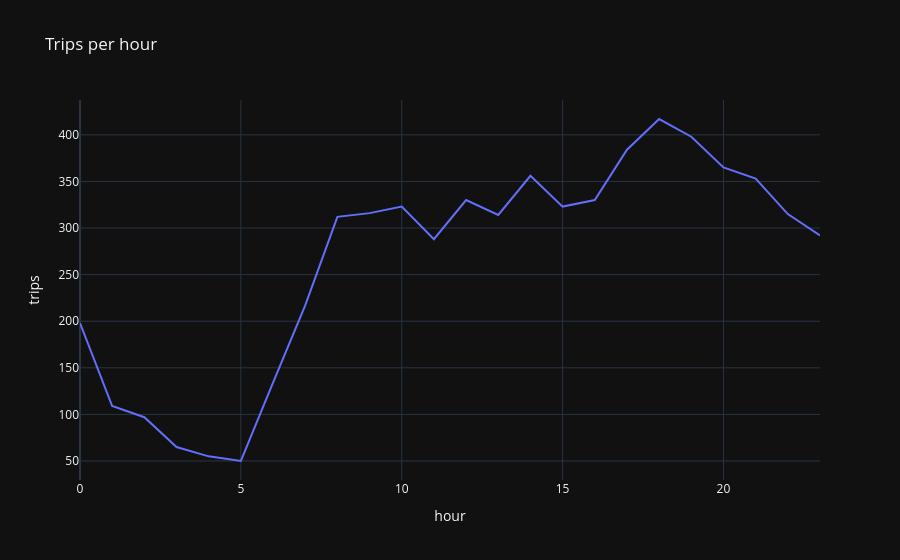

The cell this chart's notebook holds for it:
### Markdown cell above
## Plots

### Code cell
fig = px.line(trips_hour, x="hour", y="trips", title="Trips per hour")
fig.show()

### Figure 1 — Plotly figure (JSON) as saved in the notebook; plotly's stock layout.template omitted (floating-point values rounded to 4 significant figures)
{"data": [{"hovertemplate": "hour=%{x}<br>trips=%{y}<extra></extra>", "legendgroup": "", "line": {"color": "#636efa", "dash": "solid"}, "marker": {"symbol": "circle"}, "mode": "lines", "name": "", "orientation": "v", "showlegend": false, "x": [0, 1, 2, 3, 4, 5, 6, 7, 8, 9, 10, 11, 12, 13, 14, 15, 16, 17, 18, 19, 20, 21, 22, 23], "xaxis": "x", "y": [198, 109, 97, 65, 55, 50, 134, 217, 312, 316, 323, 288, 330, 314, 356, 323, 330, 384, 417, 398, 365, 353, 315, 292], "yaxis": "y", "type": "scatter"}], "layout": {"xaxis": {"anchor": "y", "domain": [0.0, 1.0], "title": {"text": "hour"}}, "yaxis": {"anchor": "x", "domain": [0.0, 1.0], "title": {"text": "trips"}}, "legend": {"tracegroupgap": 0}, "title": {"text": "Trips per hour"}}}
